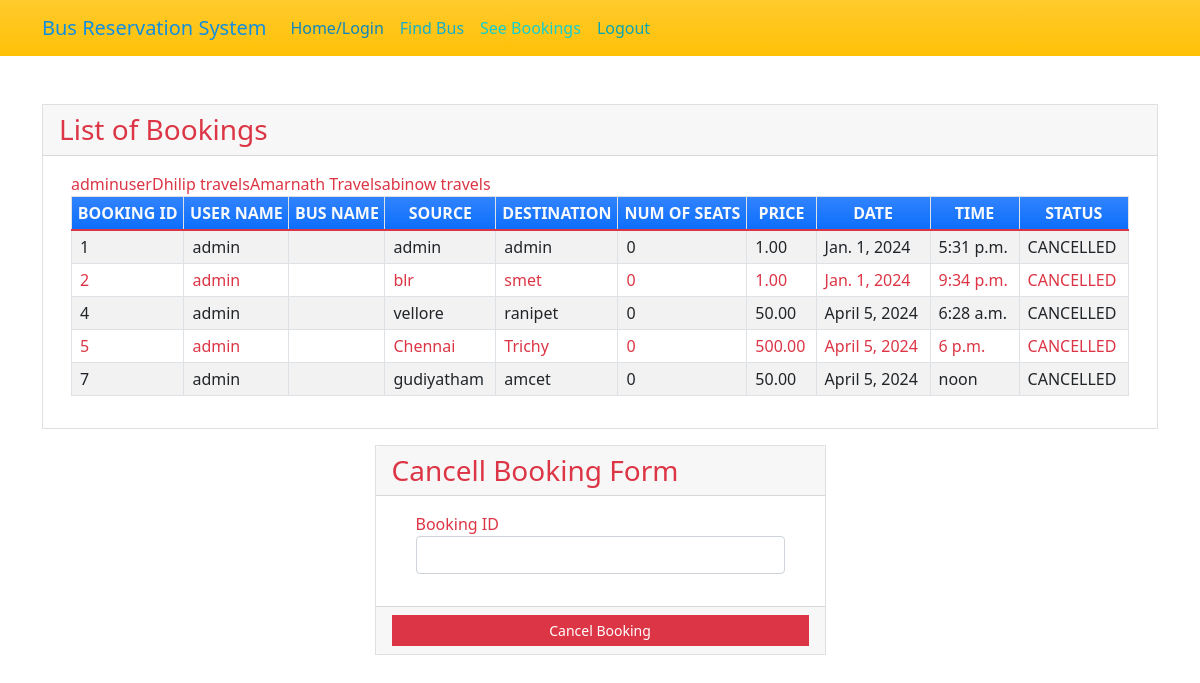
/seebookings (signed in), run on the app's committed database.
### myapp/models.py (models this page shows, shortened)
class Book(models.Model):
    BOOKED = 'B'
    CANCELLED = 'C'
    TICKET_STATUSES = ((BOOKED, 'Booked'),
                       (CANCELLED, 'Cancelled'),)
    email = models.EmailField()
    name = models.CharField(max_length=30)
    userid =models.DecimalField(decimal_places=0, max_digits=2)
    busid=models.DecimalField(decimal_places=0, max_digits=2)
    bus_name = models.CharField(max_length=30)
    source = models.CharField(max_length=30)
    dest = models.CharField(max_length=30)
    nos = models.DecimalField(decimal_places=0, max_digits=2)
    price = models.DecimalField(decimal_places=2, max_digits=6)
    date = models.DateField()
    time = models.TimeField()
    status = models.CharField(choices=TICKET_STATUSES, default=BOOKED, max_length=2)
    class Meta:
        verbose_name_plural = "List of Books"

### myapp/views.py (the view)
# urls.py: path('seebookings', views.seebookings, name="seebookings"),
@login_required(login_url='signin')
def seebookings(request,new={}):
    context = {}
    id_r = request.user.id
    book_list = Book.objects.filter(userid=id_r)
    if book_list:
        return render(request, 'myapp/booklist.html', locals())
    else:
        context["error"] = "Sorry no buses booked"
        return render(request, 'myapp/findbus.html', context)

### myapp/templates/myapp/booklist.html (shortened to what this page needs)
{% extends 'myapp/base.html' %} {% block content %}
<div class="container my-5 text-danger">
    <div class="card rounded-0 text-danger">
        <div class="card-header text-danger">
            <div class="card-title h3 mb-0 text-danger">List of Bookings</div>
        </div>
        <div class="card-body text-danger">
            <div class="container-fluid text-danger">
                <table class="table table-bordered table-striped text-danger">
                    <thead>
                        <tr class="bg-gradient bg-primary text-light text-danger">
                            <th class="p-1 text-center">BOOKING ID</th>
                            <th class="p-1 text-center">USER NAME</th>
                            <th class="p-1 text-center">BUS NAME</th>
                            <th class="p-1 text-center">SOURCE</th>
                            <th class="p-1 text-center">DESTINATION</th>
                            <th class="p-1 text-center">NUM OF SEATS</th>
                            <th class="p-1 text-center">PRICE</th>
                            <th class="p-1 text-center">DATE</th>
                            <th class="p-1 text-center">TIME</th>
                            <th class="p-1 text-center">STATUS</th>
                        </tr>
                    </thead>
                    {% for row in book_list %}
                    <tr>
                        <td class="px-2 py-1 align-middle">{{row.id}}</td>
                        <td class="px-2 py-1 align-middle">{{row.name}}</td>
                        <td class="px-2 py-1 align-middle"></td>{{row.bus_name}}</td>
                        <td class="px-2 py-1 align-middle">{{row.source}}</td>
                        <td class="px-2 py-1 align-middle">{{row.dest}}</td>
                        <td class="px-2 py-1 align-middle">{{row.nos}}</td>
                        <td class="px-2 py-1 align-middle">{{row.price}}</td>
                        <td class="px-2 py-1 align-middle">{{row.date}}</td>
                        <td class="px-2 py-1 align-middle">{{row.time}}</td>
                        <td class="px-2 py-1 align-middle">{{row.status}}</td>
                    </tr>
                    {% endfor %}
                </table>
            </div>
        </div>
    </div>
    <div class="row mt-3 justify-content-center text-danger">
        <div class="col-lg-5 col-md-7 col-sm-10 col-xs-12 text-danger">
            <div class="card rounded-0 text-danger">
                <div class="card-header text-danger">
                    <div class="card-title h3 mb-0 text-danger">Cancell Booking Form</div>
                </div>
                <div class="card-body text-danger">
                    <div class="container-fluid text-danger">
                        <form action="{% url 'cancellings' %}" method="post" id="cancel-form">
                            <div class="mb-3 text-danger">
                                <label for="bus_id" class="control-label">Booking ID</label>
                                <input name='bus_id' class="form-control" type="number" id="bus_id">
                            </div>
                        </form>
                    </div>
                </div>
                <div class="card-footer text-center">
                    <button class="btn btn-sm rounded-0 btn-danger w-100" form="cancel-form">Cancel Booking</button>
                </div>
            </div>
        </div>
    </div>
</div>
{% endblock %}

### myapp/templates/myapp/base.html (shortened to what this page needs)
<!doctype html>
<html lang="en">
<head>
    <link rel="stylesheet" href="https://cdn.jsdelivr.net/npm/bootstrap@5.1.3/dist/css/bootstrap.min.css">
</head>
<body>
<nav class="navbar navbar-expand-lg navbar-light bg-gradient bg-warning">
    <div class="container text-green">
            <a class="navbar-brand" href="#" style="color:rgb(18, 142, 224);">Bus Reservation System</a>
        <div class="collapse navbar-collapse " id="navbarNavAltMarkup">
            <div class="navbar-nav text-green" >
                <a class="nav-item nav-link active" href="{% url 'home' %}" style="color: rgb(15, 135, 190);">Home/Login</a>
                <a class="nav-item nav-link" href="{% url 'findbus' %}" style="color: rgb(19, 175, 202);">Find Bus</a>
                <a class="nav-item nav-link" href="{% url 'seebookings' %}" style="color: rgb(19, 206, 206);">See Bookings</a>
                {% if request.user.is_active %}
                <a class="nav-item nav-link " href="{% url 'signout' %}" style="color: rgb(7, 165, 177);">Logout</a>
                {% else %}
                <a class="nav-item nav-link " href="{% url 'signup' %}" style="color: rgb(16, 169, 196);">Registration</a>
                {% endif %}
            </div>
        </div>
    </div>
</nav>
{% block content %}
{% endblock %}
</body>
</html>

### myapp/templates/myapp/base.html (style rules this page uses)
body { background-image: url(https://encrypted-tbn0.gstatic.com/images?q=tbn:ANd9GcTwjIYFhen4fy6gWsjm7F7Tdag8YU_UTlkW_g&s); background-repeat: no-repeat; background-size: cover; }

### data on the page
Book: id "1", name "admin", source "admin", dest "admin", nos "0", price "1.00", date "Jan. 1, 2024", time "5:31 p.m.", status "CANCELLED"
Book: id "2", name "admin", source "blr", dest "smet", nos "0", price "1.00", date "Jan. 1, 2024", time "9:34 p.m.", status "CANCELLED"
Book: id "4", name "admin", source "vellore", dest "ranipet", nos "0", price "50.00", date "April 5, 2024", time "6:28 a.m.", status "CANCELLED"
Book: id "5", name "admin", source "Chennai", dest "Trichy", nos "0", price "500.00", date "April 5, 2024", time "6 p.m.", status "CANCELLED"
Book: id "7", name "admin", source "gudiyatham", dest "amcet", nos "0", price "50.00", date "April 5, 2024", time "noon", status "CANCELLED"
